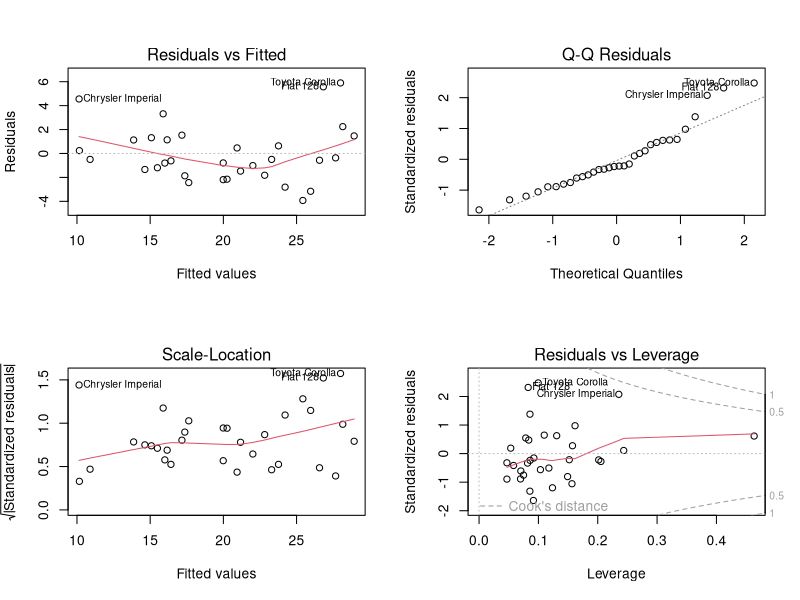
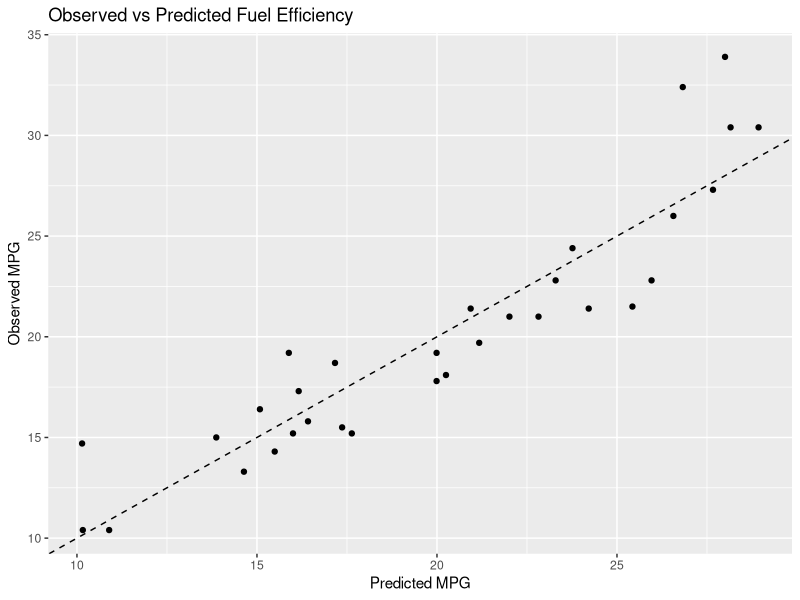

Recreate these plots in R, in order.
## ---- chunk 1
# Load data
data(mtcars)
# Quick overview
summary(mtcars)
## ---- chunk 2
# Fit the model
model <- lm(mpg ~ wt + hp + cyl, data = mtcars)
# Basic summary output
summary(model)
## ---- chunk 3
# Basic diagnostic plots (4-panel layout)
par(mfrow = c(2, 2))
plot(model)
par(mfrow = c(1, 1))
## ---- chunk 4
# install.packages("car")  # run once if not installed
library(car)
vif(model)
## ---- chunk 5
# Predictions for the observed data
mtcars$pred_mpg <- predict(model)

# Create a small new data set for scenario-based predictions
new_cars <- data.frame(
  wt  = c(2.5, 3.0, 3.5), 
  hp  = c(100, 150, 200),
  cyl = c(4, 6, 8)
)

predictions<- predict(model, newdata = new_cars)

cbind(new_cars, predictions) #column bind
## ---- chunk 6
# install.packages("ggplot2")  # run once
library(ggplot2)

ggplot(mtcars, aes(x = pred_mpg, y = mpg)) +
  geom_point() +
  geom_abline(intercept = 0, slope = 1, linetype = "dashed") +
  labs(
    x = "Predicted MPG",
    y = "Observed MPG",
    title = "Observed vs Predicted Fuel Efficiency"
  )
## ---- chunk 7
# 1. Create a custom dataset
sales_data <- data.frame(
  Sales = c(120, 150, 170, 200, 220, 250, 275, 300, 320, 340),
  Advertising = c(10, 15, 14, 20, 22, 25, 27, 30, 31, 33),
  StoreSize = c(100, 120, 130, 150, 160, 170, 180, 190, 200, 210)
)

# 2. Fit a multiple linear regression model

model <- lm(Sales ~ Advertising + StoreSize, data = sales_data)

# 3. Show model summary

summary(model)

# 4. Predict sales for a new store

new_store <- data.frame(
  Advertising = 28,
  StoreSize = 185
)

predicted_sales <- predict(model, newdata = new_store)
predicted_sales

